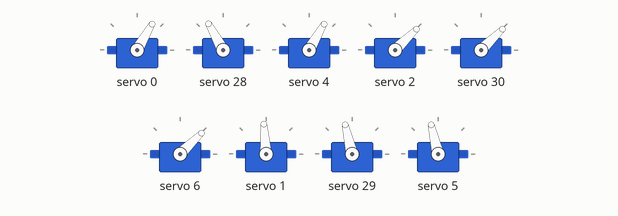
This sketch was run on a simulated Arduino Uno, built with avr-gcc and run on an emulated ATmega328P. On the bench: 9 × servo. What the sketch prints to the serial monitor is not drawn.

Above: at 0.05 s.
Timing chart, 0 to 3.0 s (numbered marks = the images above):
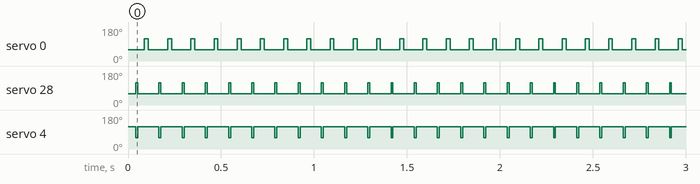

Measured:
- by itself, servo 0: alternates 119° for 0.02 s and 60° for 0.10 s
- by itself, servo 28: alternates 119° for 0.01 s and 60° for 0.11 s
- by itself, servo 4: alternates 119° for 0.11 s and 60° for 0.01 s

The sketch:

odrin.ino
```cpp
#include <Wire.h>
#include <Adafruit_PWMServoDriver.h>

// Millis

long OdrinServo_movetime = 0;

long OdrinServo_wait_time = 0;

int tDelay = 500;  // Delay between moves of smooth motion

int wDelay = 5;  // Delay wait time between pulses


Adafruit_PWMServoDriver left = Adafruit_PWMServoDriver(0x40);
Adafruit_PWMServoDriver right = Adafruit_PWMServoDriver(0x41);

// Channel definitions


//Left (Board 1)
/*
-------
Leg A
-------
*/
#define coxa_A 12
#define femur_A 13
#define tibia_A 14

/*
-------
Leg B
-------
*/
#define coxa_B 4
#define femur_B 5
#define tibia_B 6

/*
-------
Leg C
-------
*/
#define coxa_C 0
#define femur_C 1
#define tibia_C 2


//Right (Board 2)
/*
-------
Leg D
-------
*/
#define coxa_D 12
#define femur_D 13
#define tibia_D 14

/*
-------
Leg E
-------
*/
#define coxa_E 4
#define femur_E 5
#define tibia_E 6

/*
-------
Leg F
-------
*/
#define coxa_F 0
#define femur_F 1
#define tibia_F 2

//Min and Max pulse values

#define MIN_PULSE_WIDTH 500
#define MAX_PULSE_WIDTH 2500
#define DEFAULT_PULSE_WIDTH 1500
#define FREQUENCY 50
// Robot initialization

#define config 90  // Set all joints excluding Tibia to 90 degrees.

// Walking positions for walking

#define CCW 60  // Min degree for Coxa
#define CW 115  // Max degree for Coxa

#define DOWN 92  // Min degree for Femur
#define UP 100   // Max degree for Femur

#define tibia 45  // Degree for Tibia

int degrees;

void setup() {

  Serial.begin(9600);
  Serial.println("16 channel Servo test!");

  left.begin();
  left.setPWMFreq(FREQUENCY);  // Analog servos run at ~60 Hz updates

  right.begin();
  right.setPWMFreq(FREQUENCY);  // Analog servos run at ~60 Hz updates
}


void loop() {

  // COXA
  //if (wait) { // block until the servo is at its new position
  if (pulseWidth < MIN_PULSE_WIDTH) {
    left.setPWM(coxa_A, 0, pulseWidth(CW));
    OdrinServo_wait_time = millis() + tDelay;
  }

  else {
    left.setPWM(coxa_C, 0, pulseWidth(CW));
    OdrinServo_wait_time = millis() + tDelay;
  }

  if (pulseWidth < MIN_PULSE_WIDTH) {
    right.setPWM(coxa_E, 0, pulseWidth(CCW));
    OdrinServo_wait_time = millis() + tDelay;
  }

  else {
    right.setPWM(coxa_D, 0, pulseWidth(CW));
    OdrinServo_wait_time = millis() + tDelay;
  }

  if (pulseWidth < MIN_PULSE_WIDTH) {
    right.setPWM(coxa_F, 0, pulseWidth(CW));
    OdrinServo_wait_time = millis() + tDelay;
  }

  else {
    left.setPWM(coxa_B, 0, pulseWidth(CCW));
    OdrinServo_wait_time = millis() + tDelay;
  }

  // opposite

  //if (wait) { // block until the servo is at its new position
  if (pulseWidth < MIN_PULSE_WIDTH) {
    left.setPWM(coxa_A, 0, pulseWidth(CCW));
    OdrinServo_wait_time = millis() + tDelay;
  }

  else {
    left.setPWM(coxa_C, 0, pulseWidth(CCW));
    OdrinServo_wait_time = millis() + tDelay;
  }

  if (pulseWidth < MIN_PULSE_WIDTH) {
    right.setPWM(coxa_E, 0, pulseWidth(CW));
    OdrinServo_wait_time = millis() + tDelay;
  }

  else {
    right.setPWM(coxa_D, 0, pulseWidth(CCW));
    OdrinServo_wait_time = millis() + tDelay;
  }


  if (pulseWidth < MIN_PULSE_WIDTH) {
    right.setPWM(coxa_F, 0, pulseWidth(CCW));
    OdrinServo_wait_time = millis() + tDelay;
  }

  else {
    left.setPWM(coxa_B, 0, pulseWidth(CW));
    OdrinServo_wait_time = millis() + tDelay;
  }

  // tibia
  //if (wait) { // block until the servo is at its new position
  if (pulseWidth < MIN_PULSE_WIDTH) {
    left.setPWM(tibia_A, 0, pulseWidth(tibia));

    OdrinServo_wait_time = millis() + tDelay;
  }

  else {
    left.setPWM(tibia_C, 0, pulseWidth(tibia));
    OdrinServo_wait_time = millis() + tDelay;
  }


  if (pulseWidth < MIN_PULSE_WIDTH) {
    right.setPWM(tibia_E, 0, pulseWidth(tibia));
    OdrinServo_wait_time = millis() + tDelay;
  }

  else {
    right.setPWM(tibia_D, 0, pulseWidth(tibia));
    OdrinServo_wait_time = millis() + tDelay;
  }

  if (pulseWidth < MIN_PULSE_WIDTH) {
    right.setPWM(tibia_F, 0, pulseWidth(tibia));
    OdrinServo_wait_time = millis() + tDelay;
  }

  else {
    left.setPWM(tibia_B, 0, pulseWidth(tibia));
    OdrinServo_wait_time = millis() + tDelay;
  }

  // femur
  //if (wait) { // block until the servo is at its new position
  if (pulseWidth < MIN_PULSE_WIDTH) {
    left.setPWM(femur_A, 0, pulseWidth(DOWN));
    OdrinServo_wait_time = millis() + tDelay;
  }

  else {
    left.setPWM(femur_C, 0, pulseWidth(DOWN));
    OdrinServo_wait_time = millis() + tDelay;
  }

  if (pulseWidth < MIN_PULSE_WIDTH) {
    right.setPWM(femur_E, 0, pulseWidth(DOWN));
    OdrinServo_wait_time = millis() + tDelay;
  }

  // oppoaite

  else {
    right.setPWM(femur_D, 0, pulseWidth(UP));
    OdrinServo_wait_time = millis() + tDelay;
  }

  if (pulseWidth < MIN_PULSE_WIDTH) {
    right.setPWM(femur_F, 0, pulseWidth(UP));
    OdrinServo_wait_time = millis() + tDelay;
  }

  else {
    left.setPWM(femur_B, 0, pulseWidth(UP));
    OdrinServo_wait_time = millis() + tDelay;
  }
}

int pulseWidth(int angle) {
  int pulse_wide, analog_value;
  pulse_wide = map(angle, 0, 180, MIN_PULSE_WIDTH, MAX_PULSE_WIDTH);
  analog_value = int(float(pulse_wide) / 1000000 * FREQUENCY * 4096);
  Serial.println(analog_value);
  return analog_value;
}
```
